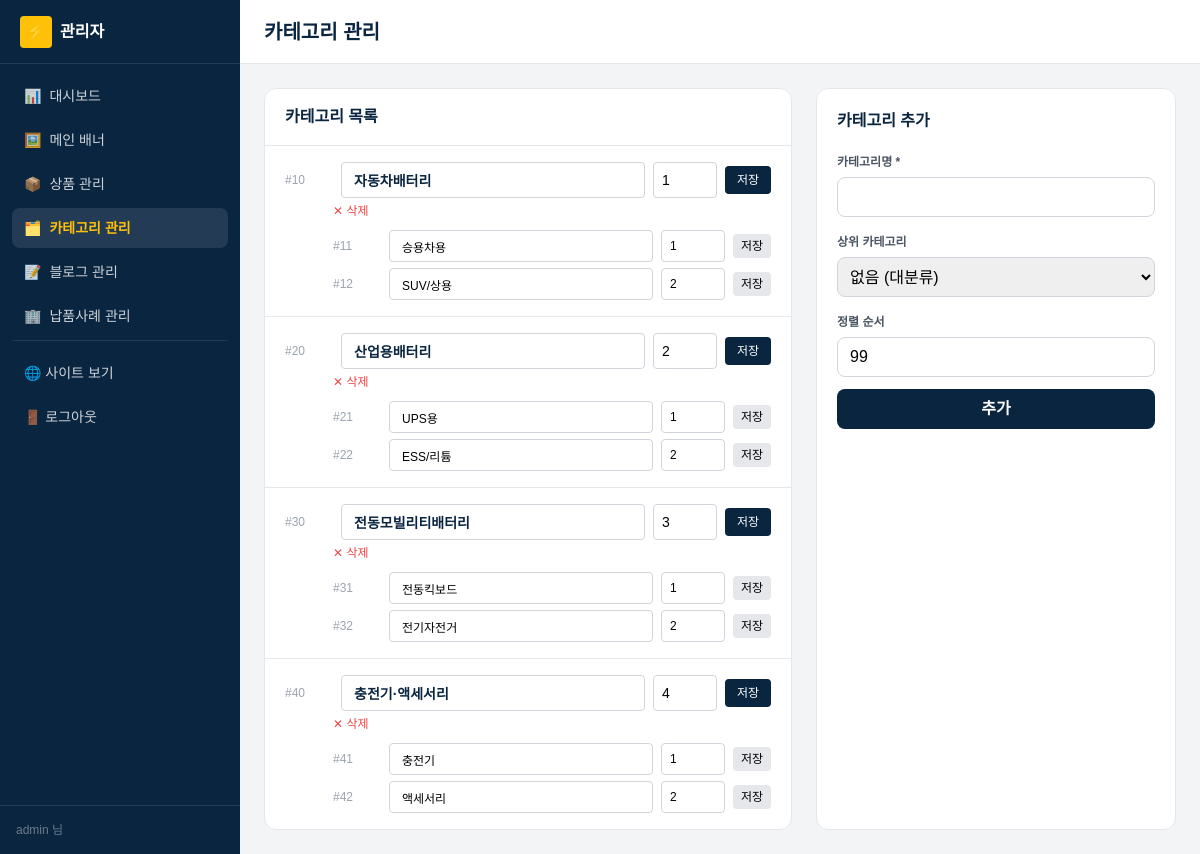
Screenshot of /admin/categories.php (signed in) with the database file from the repository.
### tables this page shows
CREATE TABLE `categories` (
  `ca_id`     INT          NOT NULL AUTO_INCREMENT,
  `ca_name`   VARCHAR(100) NOT NULL,
  `ca_parent` INT          DEFAULT NULL,
  `ca_order`  INT          DEFAULT 0,
  PRIMARY KEY (`ca_id`),
  KEY `idx_ca_parent` (`ca_parent`),
  CONSTRAINT `fk_ca_parent` FOREIGN KEY (`ca_parent`)
    REFERENCES `categories`(`ca_id`) ON DELETE SET NULL
);

### includes/db.php (called while the page is built, shortened)
<?php
function db(): PDO
{
    static $pdo = null;
    $cfg = require __DIR__ . '/config.php';
    $db  = $cfg['db'];
    $dsn = sprintf(
        'mysql:host=%s;port=%d;dbname=%s;charset=%s',
        $db['host'], $db['port'], $db['name'], $db['charset']
    );
    try {
        $pdo = new PDO($dsn, $db['user'], $db['pass'], [
            PDO::ATTR_ERRMODE            => PDO::ERRMODE_EXCEPTION,
            PDO::ATTR_DEFAULT_FETCH_MODE => PDO::FETCH_ASSOC,
            PDO::ATTR_EMULATE_PREPARES   => false,
            PDO::MYSQL_ATTR_INIT_COMMAND => "SET NAMES {$db['charset']} COLLATE utf8mb4_unicode_ci",
        ]);
    } catch (PDOException $e) {
        http_response_code(500);
        echo '<h1>DB 연결 실패</h1>';
        echo '<pre>' . htmlspecialchars($e->getMessage()) . '</pre>';
        echo '<p><b>점검 사항:</b><br>';
        echo '1) Laragon에서 MySQL이 실행 중인가?<br>';
        echo '2) sql/schema.sql을 import 했는가?<br>';
        echo '3) includes/config.php의 접속 정보가 맞는가?</p>';
        exit;
    }
    return $pdo;
}
function db_all(string $sql, array $params = []): array
{
    $stmt = db()->prepare($sql);
    $stmt->execute($params);
    return $stmt->fetchAll();
}

### includes/functions.php (called while the page is built, shortened)
<?php
require_once __DIR__ . '/db.php';
function h(?string $s): string
{
    return htmlspecialchars((string)$s, ENT_QUOTES | ENT_SUBSTITUTE, 'UTF-8');
}
function get_categories(): array
{
    return $cache = db_all('SELECT * FROM categories ORDER BY ca_order, ca_id');
}
function category_tree(): array
{
    $rows = get_categories();
    $by_parent = [];
    foreach ($rows as $r) {
        $key = $r['ca_parent'] === null ? 0 : (int)$r['ca_parent'];
        $by_parent[$key][] = $r;
    }
    return $by_parent;
}

### public/admin/categories.php (the view, shortened to what this page needs)
<?php
$tree = category_tree();
$roots = $tree[0] ?? [];
require __DIR__ . '/_layout_top.php';
?>
<div class="grid lg:grid-cols-[1fr_360px] gap-6">
  <div class="bg-white rounded-xl border overflow-hidden">
    <div class="px-5 py-4 border-b">
      <h2 class="font-extrabold text-primary">카테고리 목록</h2>
    </div>
    <div class="divide-y">
      <?php if (empty($roots)): ?>
        <div class="p-8 text-center text-gray-400">등록된 카테고리가 없습니다.</div>
      <?php else: foreach ($roots as $r): ?>
        <div class="px-5 py-4 hover:bg-gray-50">
          <form method="post" class="flex items-center gap-2">
            <span class="text-xs text-gray-400 w-12">#<?= (int)$r['ca_id'] ?></span>
            <input type="text" name="ca_name" value="<?= h($r['ca_name']) ?>"
                   class="flex-1 h-9 px-3 text-sm border border-gray-300 rounded font-bold text-primary">
            <input type="number" name="ca_order" value="<?= (int)$r['ca_order'] ?>"
                   class="w-16 h-9 px-2 text-sm border border-gray-300 rounded">
            <button class="text-xs px-3 py-1.5 rounded bg-primary text-white">저장</button>
          </form>
          <form method="post" class="inline" onsubmit="return confirm('이 카테고리와 하위를 삭제하시겠습니까?');">
            <button class="text-xs text-red-500 ml-12 mt-1">✕ 삭제</button>
          </form>
          <?php if (!empty($tree[$r['ca_id']])): ?>
          <div class="mt-2 ml-12 space-y-1.5">
            <?php foreach ($tree[$r['ca_id']] as $sub): ?>
            <form method="post" class="flex items-center gap-2">
              <span class="text-xs text-gray-400 w-12">#<?= (int)$sub['ca_id'] ?></span>
              <input type="text" name="ca_name" value="<?= h($sub['ca_name']) ?>"
                     class="flex-1 h-8 px-3 text-xs border border-gray-300 rounded">
              <input type="number" name="ca_order" value="<?= (int)$sub['ca_order'] ?>"
                     class="w-16 h-8 px-2 text-xs border border-gray-300 rounded">
              <button class="text-xs px-2 py-1 rounded bg-gray-200 hover:bg-gray-300">저장</button>
            </form>
            <?php endforeach; ?>
          </div>
          <?php endif; ?>
        </div>
      <?php endforeach; endif; ?>
    </div>
  </div>
  <div class="bg-white rounded-xl border p-5">
    <h2 class="font-extrabold text-primary mb-4">카테고리 추가</h2>
    <form method="post" class="space-y-3">
      <div>
        <label class="text-xs font-semibold text-gray-600">카테고리명 *</label>
        <input type="text" name="ca_name" required
               class="mt-1 w-full h-10 px-3 border border-gray-300 rounded-lg
                      focus:outline-none focus:ring-2 focus:ring-accent">
      </div>
      <div>
        <label class="text-xs font-semibold text-gray-600">상위 카테고리</label>
        <select name="ca_parent"
                class="mt-1 w-full h-10 px-2 border border-gray-300 rounded-lg">
          <option value="">없음 (대분류)</option>
        </select>
      </div>
      <div>
        <label class="text-xs font-semibold text-gray-600">정렬 순서</label>
        <input type="number" name="ca_order" value="99"
               class="mt-1 w-full h-10 px-3 border border-gray-300 rounded-lg">
      </div>
      <button class="w-full h-10 rounded-lg bg-primary text-white font-bold hover:bg-primary-light">
        추가
      </button>
    </form>
  </div>
</div>
<?php require __DIR__ . '/_layout_bottom.php'; ?>

### rows the page displays
categories: ca_id "10", ca_name "자동차배터리", ca_order "1"
categories: ca_id "11", ca_name "승용차용", ca_order "1"
categories: ca_id "12", ca_name "SUV/상용", ca_order "2"
categories: ca_id "20", ca_name "산업용배터리", ca_order "2"
categories: ca_id "21", ca_name "UPS용", ca_order "1"
categories: ca_id "22", ca_name "ESS/리튬", ca_order "2"
categories: ca_id "30", ca_name "전동모빌리티배터리", ca_order "3"
categories: ca_id "31", ca_name "전동킥보드", ca_order "1"
categories: ca_id "32", ca_name "전기자전거", ca_order "2"
categories: ca_id "40", ca_name "충전기·액세서리", ca_order "4"
categories: ca_id "41", ca_name "충전기", ca_order "1"
categories: ca_id "42", ca_name "액세서리", ca_order "2"

### other values shown
$m['icon'] "📊"
$m['label'] "대시보드"
$m['icon'] "🖼️"
$m['label'] "메인 배너"
$m['icon'] "📦"
$m['label'] "상품 관리"
$m['icon'] "🗂️"
$m['label'] "카테고리 관리"
$m['icon'] "📝"
$m['label'] "블로그 관리"
$m['icon'] "🏢"
$m['label'] "납품사례 관리"
admin_user()['username'] "admin"
$admin_title "카테고리 관리"
